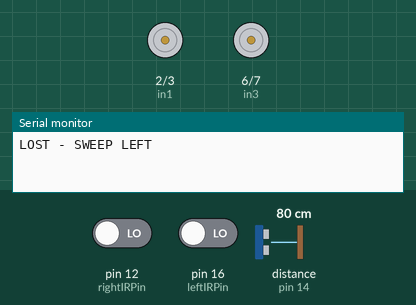
Recording of a sketch running on a simulated Arduino Uno, built with avr-gcc and run on an emulated ATmega328P. Shown: motor-driver pin pairs drawn as motors (green arrow = first pin HIGH = forward, orange = second pin HIGH = backward, longer = more drive, scaled by the enable pin), the last lines printed to the serial monitor. Wiring (inferred from the names in the program): ultrasonic range finder: trigger pin 15; echo pin 14. Inputs (shaded band) come from the test bench; at power-on: pin 12 (rightIRPin) LOW, pin 16 (leftIRPin) LOW, distance to the obstacle (sensor on pin 14) 80 cm. The echo pulse lasts 58.3 µs per cm.

Above: at 0.96 s.
1.3 s: pin 12 (rightIRPin) driven HIGH
At 2.03 s:
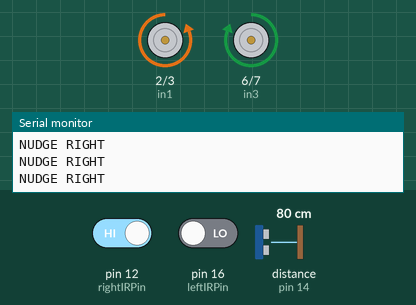
4.3 s: pin 16 (leftIRPin) driven HIGH
At 4.52 s:
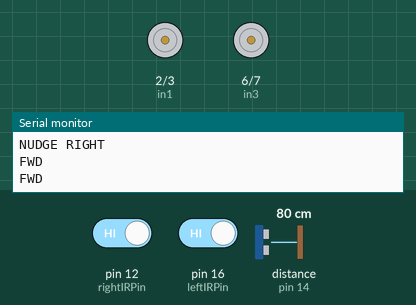
7.3 s: pin 12 (rightIRPin) driven LOW
At 7.58 s:
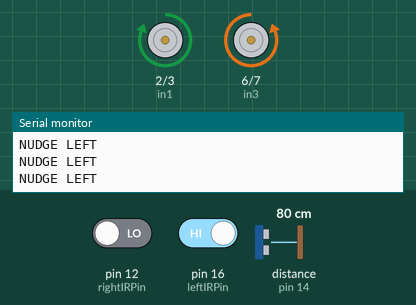
Timing chart, 0 to 16.3 s (numbered marks = the images above; inputs shaded):
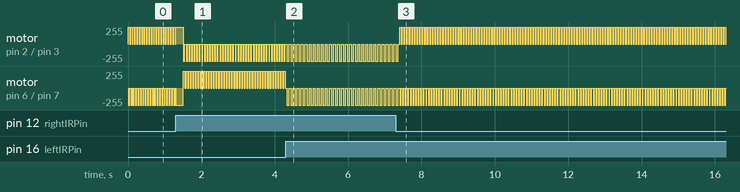

The sketch:

alexcode.ino
```cpp
#include <Arduino.h>

// VERSION STATUS
// Two parallel front IR sensors: left-of-centre and right-of-centre
// Same pins as before, only their position on the bot changed

// define pins
const int leftIRPin  = 16;   // front-LEFT sensor  (was "centre")
const int rightIRPin = 12;   // front-RIGHT sensor (was "side")
const int trigPin = 15;
const int echoPin = 14;

// Left Motor (Motor A)
const int enA = 4;
const int in1 = 2;
const int in2 = 3;

// Right Motor (Motor B)
const int enB = 8;
const int in3 = 6;
const int in4 = 7;

// --- Memory: which side the line was last seen on ---
int lastSide = 0;                 // -1 = left, +1 = right, 0 = unknown
unsigned long lastSideTime = 0;
const unsigned long sideMemoryMs = 500;

float duration, distance;

// --- Movement Settings (unchanged) ---
const int motorSpeed = 225;
const int forwardStepTime = 75;
const int forwardPauseTime = 30;  // clear stop between forward steps
const int turnStepTime = 40;
const int turnPauseTime = 25;     // clear stop between turn steps
const int turnOvershoot = 30;
const int longTurnThreshold = 500;
const int longTurnOvershoot = 200;

// --- Helpers ---
void setForward() {
  digitalWrite(in1, LOW);
  digitalWrite(in2, HIGH);
  digitalWrite(in3, LOW);
  digitalWrite(in4, HIGH);
}

void setPivot(bool right) {
  digitalWrite(in1, right ? LOW : HIGH);
  digitalWrite(in2, right ? HIGH : LOW);
  digitalWrite(in3, right ? HIGH : LOW);
  digitalWrite(in4, right ? LOW : HIGH);
}

void pulse(int onMs, int offMs) {
  analogWrite(enA, motorSpeed);
  analogWrite(enB, motorSpeed);
  delay(onMs);
  analogWrite(enA, 0);
  analogWrite(enB, 0);
  delay(offMs);
}

void setup() {
  Serial.begin(115200);
  pinMode(leftIRPin, INPUT);
  pinMode(rightIRPin, INPUT);

  pinMode(trigPin, OUTPUT);
  pinMode(echoPin, INPUT);

  pinMode(enA, OUTPUT);
  pinMode(in1, OUTPUT);
  pinMode(in2, OUTPUT);
  pinMode(enB, OUTPUT);
  pinMode(in3, OUTPUT);
  pinMode(in4, OUTPUT);

  digitalWrite(in1, LOW);
  digitalWrite(in2, LOW);
  digitalWrite(in3, LOW);
  digitalWrite(in4, LOW);
}

void loop() {
  // 1. READ SENSORS
  digitalWrite(trigPin, LOW);
  delayMicroseconds(2);
  digitalWrite(trigPin, HIGH);
  delayMicroseconds(10);
  digitalWrite(trigPin, LOW);

  duration = pulseIn(echoPin, HIGH, 5000);   // timeout so steps stay evenly timed
  distance = (duration*.0343)/2;

  int L = digitalRead(leftIRPin);
  int R = digitalRead(rightIRPin);

  // 2. DECIDE
  if (L == HIGH && R == HIGH) {
    // line under both: straight
    Serial.println("FWD");
    setForward();
    pulse(forwardStepTime, forwardPauseTime);

  } else if (R == HIGH) {
    // line drifting right: small right correction
    Serial.println("NUDGE RIGHT");
    lastSide = +1; lastSideTime = millis();
    setPivot(true);
    pulse(turnStepTime, turnPauseTime);

  } else if (L == HIGH) {
    // line drifting left: small left correction
    Serial.println("NUDGE LEFT");
    lastSide = -1; lastSideTime = millis();
    setPivot(false);
    pulse(turnStepTime, turnPauseTime);

  } else {
    // both LOW: lost. Sweep toward last side seen (default left)
    bool goRight = (lastSide == +1) && (millis() - lastSideTime < sideMemoryMs);
    Serial.println(goRight ? "LOST - SWEEP RIGHT" : "LOST - SWEEP LEFT");
    setPivot(goRight);

    unsigned long start = millis();
    while (digitalRead(leftIRPin) == LOW && digitalRead(rightIRPin) == LOW) {
      pulse(turnStepTime, turnPauseTime);
    }
    unsigned long dur = millis() - start;

    // overshoot so the line ends up under both sensors
    analogWrite(enA, motorSpeed);
    analogWrite(enB, motorSpeed);
    delay(dur > longTurnThreshold ? longTurnOvershoot : turnOvershoot);
    analogWrite(enA, 0);
    analogWrite(enB, 0);

    lastSide = 0;
  }
}
```

Measured:
- after the input at 4.3 s, motor on pin 2 (in1) / pin 3 (in2): alternates backward 255/255 for 0.08 s and stopped for 0.04 s, starting after 0.13 s; motor on pin 6 (in3) / pin 7 (in4): alternates backward 255/255 for 0.08 s and stopped for 0.04 s, starting at once
- after the input at 7.3 s, motor on pin 2 (in1) / pin 3 (in2): alternates forward 255/255 for 0.04 s and stopped for 0.03 s, starting after 0.11 s; motor on pin 6 (in3) / pin 7 (in4): alternates backward 255/255 for 0.04 s and stopped for 0.03 s, starting after 0.18 s
- by itself, motor on pin 2 (in1) / pin 3 (in2): repeats every 0.07 s: backward 255/255 0.04 s, stopped 0.03 s
- by itself, motor on pin 6 (in3) / pin 7 (in4): repeats every 0.07 s: forward 255/255 0.04 s, stopped 0.03 s
